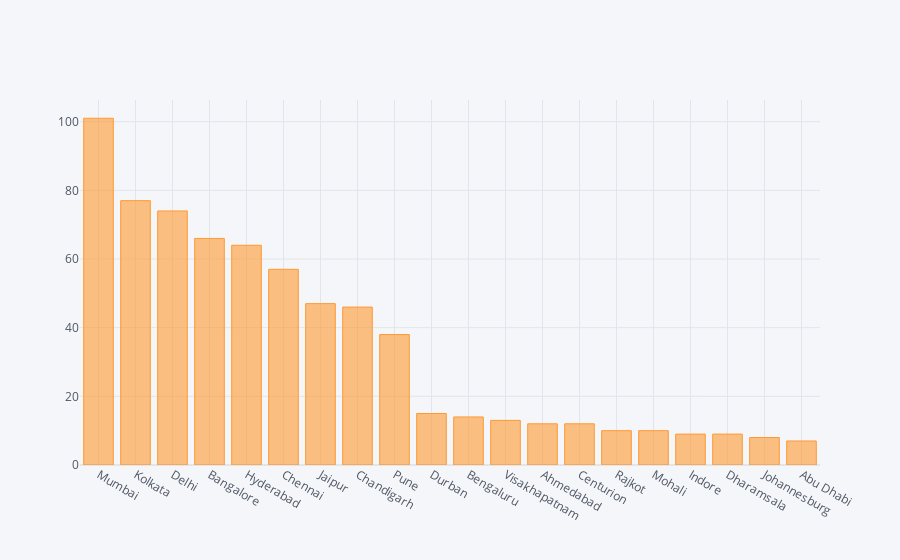

Notebook cell for this chart:
### Code cell
city[:20].iplot(kind = 'bar')

### Figure 1 — Plotly figure (JSON) as saved in the notebook; plotly's stock layout.template omitted (floating-point values rounded to 4 significant figures)
{"data": [{"marker": {"color": "rgba(255, 153, 51, 0.6)", "line": {"color": "rgba(255, 153, 51, 1.0)", "width": 1}}, "name": "city", "orientation": "v", "text": "", "type": "bar", "x": ["Mumbai", "Kolkata", "Delhi", "Bangalore", "Hyderabad", "Chennai", "Jaipur", "Chandigarh", "Pune", "Durban", "Bengaluru", "Visakhapatnam", "Ahmedabad", "Centurion", "Rajkot", "Mohali", "Indore", "Dharamsala", "Johannesburg", "Abu Dhabi"], "y": [101, 77, 74, 66, 64, 57, 47, 46, 38, 15, 14, 13, 12, 12, 10, 10, 9, 9, 8, 7]}], "layout": {"legend": {"bgcolor": "#F5F6F9", "font": {"color": "#4D5663"}}, "paper_bgcolor": "#F5F6F9", "plot_bgcolor": "#F5F6F9", "title": {"font": {"color": "#4D5663"}}, "xaxis": {"gridcolor": "#E1E5ED", "showgrid": true, "tickfont": {"color": "#4D5663"}, "title": {"font": {"color": "#4D5663"}, "text": ""}, "zerolinecolor": "#E1E5ED"}, "yaxis": {"gridcolor": "#E1E5ED", "showgrid": true, "tickfont": {"color": "#4D5663"}, "title": {"font": {"color": "#4D5663"}, "text": ""}, "zerolinecolor": "#E1E5ED"}}}
